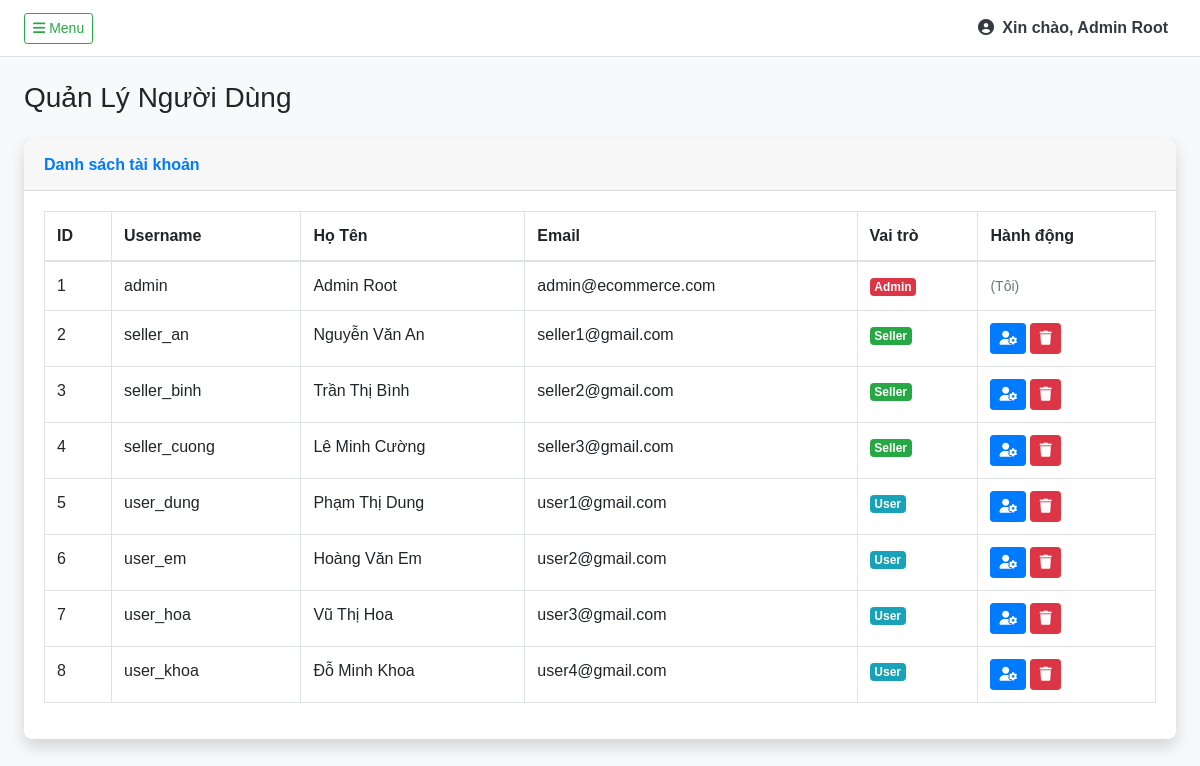
The page /page/AdminPage/UserPage/users_list.php (signed in) on the database as committed earlier.
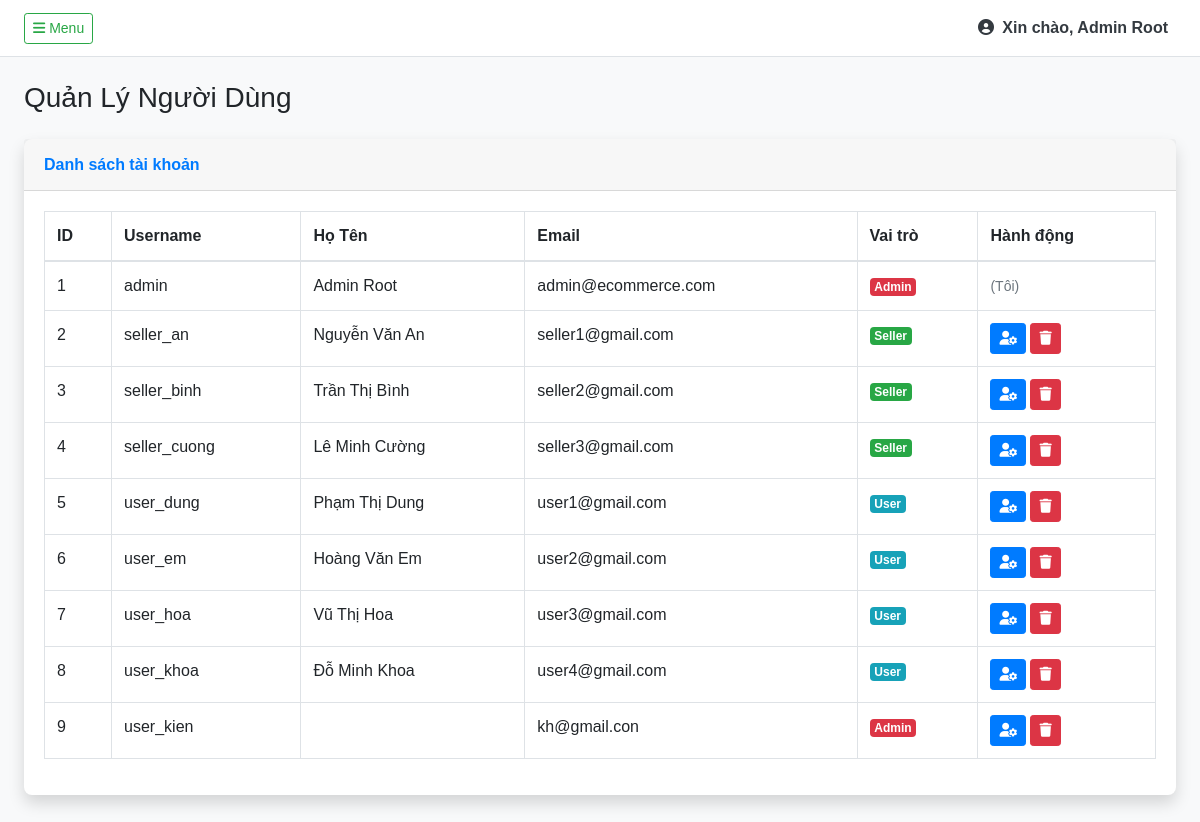
The same page on the database as committed later.
### tables this page shows
CREATE TABLE `acc` (
  `aid` int(11) NOT NULL,
  `afname` varchar(100) NOT NULL,
  `alname` varchar(100) NOT NULL,
  `email` varchar(100) NOT NULL,
  `phone` varchar(20) NOT NULL,
  `username` varchar(50) NOT NULL,
  `password` varchar(255) NOT NULL,
  `role` enum('admin','seller','user') NOT NULL DEFAULT 'user'
);

### page/AdminPage/UserPage/users_list.php (the view, shortened to what this page needs)
<?php
require_once '../Layout/header.php';
$current_aid = $_SESSION['aid'];
$sql = "SELECT * FROM acc ORDER BY aid ASC";
$result = $conn->query($sql);
?>
<h1 class="h3 mb-4 text-gray-800">Quản Lý Người Dùng</h1>
<div class="card shadow mb-4">
    <div class="card-header py-3"><h6 class="m-0 font-weight-bold text-primary">Danh sách tài khoản</h6></div>
    <div class="card-body">
        <div class="table-responsive">
            <table class="table table-bordered" width="100%">
                <thead>
                    <tr>
                        <th>ID</th>
                        <th>Username</th>
                        <th>Họ Tên</th>
                        <th>Email</th>
                        <th>Vai trò</th>
                        <th>Hành động</th>
                    </tr>
                </thead>
                <tbody>
                    <?php if($result) while($row = $result->fetch_assoc()): ?>
                    <tr>
                        <td><?= $row['aid'] ?></td>
                        <td><?= htmlspecialchars($row['username']) ?></td>
                        <td><?= htmlspecialchars($row['afname'] . ' ' . $row['alname']) ?></td>
                        <td><?= htmlspecialchars($row['email']) ?></td>
                        <td>
                            <?php
                                $badges = ['admin'=>'danger', 'seller'=>'success', 'user'=>'info'];
                                $r = $row['role'];
                            ?>
                            <span class="badge badge-<?= $badges[$r] ?>"><?= ucfirst($r) ?></span>
                        </td>
                        <td>
                            <?php if($row['aid'] != $current_aid): ?>
                                <button class="btn btn-sm btn-primary"
                                    data-toggle="modal" data-target="#modalUser"
                                    onclick="editUser('<?= $row['aid'] ?>', '<?= htmlspecialchars($row['username']) ?>', '<?= $row['role'] ?>')">
                                    <i class="fas fa-user-cog"></i>
                                </button>
                                <a href="?action=delete&aid=<?= $row['aid'] ?>"
                                   class="btn btn-sm btn-danger"
                                   onclick="return confirm('CẢNH BÁO: Xóa user này sẽ xóa cả Shop và Đơn hàng của họ (nếu có). Tiếp tục?')">
                                    <i class="fas fa-trash"></i>
                                </a>
                            <?php else: ?>
                                <span class="text-muted small">(Tôi)</span>
                            <?php endif; ?>
                        </td>
                    </tr>
                    <?php endwhile; ?>
                </tbody>
            </table>
        </div>
    </div>
</div>
<?php require_once '../Layout/footer.php'; ?>

Rows that differ between the two databases and show on the page:
added acc: aid "9", username "user_kien", email "kh@gmail.con", role "Admin"
